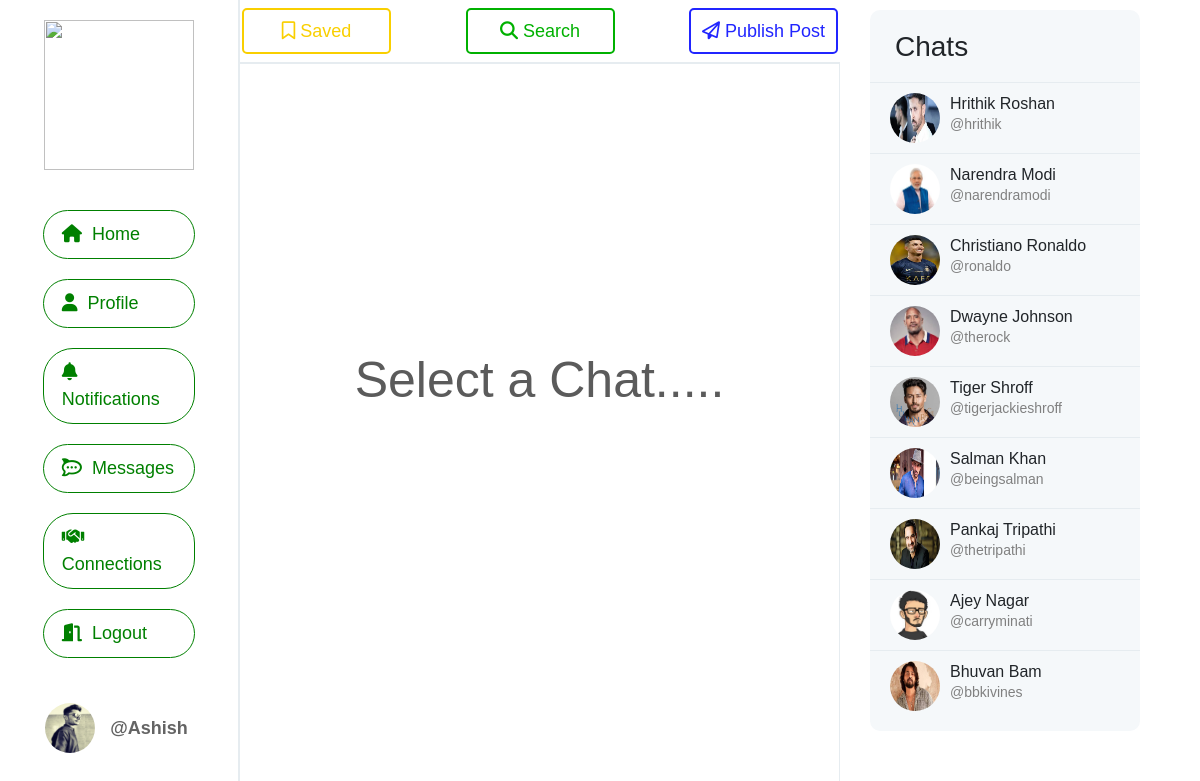
/messaging (signed in), run on the app's committed database.
### App/models.py (models this page shows, shortened)
class User(models.Model):
    firstname = models.CharField(max_length=100)
    lastname = models.CharField(max_length=100)
    username = models.CharField(max_length=100)
    date_joined = models.DateTimeField(default=timezone.now, null=True)
    bio = models.TextField(max_length=160, blank=True, null=True)
    useremail = models.EmailField()
    password = models.CharField(max_length=100)
    pimage = models.ImageField(upload_to='profiles/')
    backupimage = models.ImageField(upload_to='searches/', null=True)
    def __str__(self):
        return self.username

### App/views.py (the view)
# urls.py: path('messaging',views.messaging,name='messaging'),
def messaging(request):
    if request.method == 'GET':
        try:
            uid = request.session['logid']
        except:
            return redirect('login')
        try:
            Authenticated = User.objects.get(id=uid)
        except:
            Authenticated = None
        if Authenticated is not None:
            notification = Notification.objects.get(user=Authenticated)
            chatlist = ChatList.objects.filter(user=Authenticated).values_list('chatUsers', flat=True)
            suggestions = User.objects.filter(pk__in=chatlist).exclude(username=Authenticated.username)
            print(suggestions)
            context = {
                'user' : Authenticated,
                'notification' : notification,
                'suggestions' : suggestions,
            }
        return render(request,'chat.html',context)

### App/templates/chat.html (shortened to what this page needs)
<!DOCTYPE html>
<html lang="en">
{% load static %}
{% load followCheck %}
<head>
    <link rel="stylesheet" href="{% static 'css/style.css' %}">
    <link rel="stylesheet" href="https://cdnjs.cloudflare.com/ajax/libs/slick-carousel/1.8.1/slick.css"/>
    <link rel="stylesheet" href="https://cdnjs.cloudflare.com/ajax/libs/font-awesome/6.6.0/css/all.min.css"
 />
        <link href="https://cdn.jsdelivr.net/npm/bootstrap@5.0.2/dist/css/bootstrap.min.css" rel="stylesheet">
</head>
<body>
    <div class="grid-container">
        <header>
            <button class="save" onclick="window.location.href='saved';"><i class="fa-regular fa-bookmark" ></i> Saved</button>
            <button class="search" onclick="window.location.href='search';"><i class="fa-solid fa-magnifying-glass"></i> Search</button>
            <button type="button" class="publish" data-bs-toggle="modal" data-bs-target="#exampleModal">
            <i class="fa-regular fa-paper-plane" ></i> Publish Post</button>
        </header>
        <div class="side">
            <div class="logo">
                <img src="{% static 'images/connection2.png' %}" alt="">
            </div>
            <div class="navigation">
                <a href="index"><i class="fa-solid fa-house"></i>Home</a>
                <a href="profile/{{user.username}}"><i class="fa-solid fa-user"></i>Profile</a>
                <a href="notification"><i class="fa-solid fa-bell"></i>Notifications
                </a>
                <a href="messaging"><i class="fa-brands fa-rocketchat"></i>Messages</a>
                <a href="/connections"><i class="fa-solid fa-handshake"></i>Connections</a>
                <a href="logout"><i class="fa-solid fa-door-open"></i>Logout</a>
            </div>
            <div class="log-user" id="loggedUser" data-current_user={{user}}>
                <img src="media/{{user.pimage}}" alt="Profile Image">
                <a href="/profile/{{user.username}}">@{{ user.username}}</a>
            </div>
        </div>
        <div class="posts">
            <div class="select-chat" id="select-chat">
                <h2>Select a Chat.....</h2>
            </div>
        </div>
        <div class="suggest">
            <h3 style="padding:10px 25px;">Chats</h3>
            {% for suggest in suggestions %}
            <div class="users" onclick="updateReceiverId({{suggest.id}})">
                <div class="suggest-media">
                <img src="media/{{suggest.pimage}}" alt="{{ suggest.username }}" onclick="window.location.href='profile/{{suggest.username}}'">
                <h5 onclick="window.location.href='profile/{{suggest.username}}'">{{ suggest.firstname }} {{suggest.lastname}}<br/>
                    <span>@{{ suggest.username }}</span>
                </h5>
                </div>
            </div>
            {% endfor %}
        </div>
    </div>
</body>
</html>

### App/static/css/style.css (style rules this page uses)
* { margin: 0; padding: 0; box-sizing: border-box; font-family: 'Gill Sans', 'Gill Sans MT', Calibri, 'Trebuchet MS', sans-serif; }
body { background-color: white; }
.grid-container { position: relative; display: grid; grid-template-columns: 20vw 50vw 30vw; grid-template-rows:8vh 92vh; grid-template-areas: 'side head suggest' 'side posts suggest '; }
header { grid-area: head; display: flex; padding: 8px 2px; display: flex; justify-content: space-between; border-bottom: 2px solid #e6ecf0; }
.search, .save, .publish { width: 25%; border-radius: 5px; border:2px solid black; background-color: white; font-size: 18px; transition: all 0.2s; }
.search { color: rgb(0, 177, 0); border-color: rgb(0, 177, 0); }
.save { color: rgb(249, 207, 0); border-color: rgb(249, 207, 0); }
.publish { color:rgb(33, 37, 255); border-color: rgb(33, 37, 255); }
.side { grid-area: side; background-color: transparent; border-right: 2px solid #e6ecf0; }
.logo { text-align: center; margin: 20px 0; }
.side .logo img { height: 150px; width: 150px; }
.navigation { margin: 10px 0; padding: 10px; display: flex; flex-direction: column; align-items: center; }
.posts { grid-area: posts; display: flex; flex-direction: column; overflow-y: auto; border-right: 1px solid #e6ecf0; }
.suggest { grid-area: suggest; margin: 10px 60px 0 30px; padding: 10px 0px; background-color: #f5f8fa; border-radius: 10px; height: max-content; }
.suggest .users h5 { font-size: 16px; }
.suggest .users h5 span { color: grey; font-size: 14px; cursor: pointer; }

### data on the page
User: pimage (picture), username "Ashish"
User: pimage (picture), firstname "Hrithik", lastname "Roshan", username "hrithik"
User: pimage (picture), firstname "Narendra", lastname "Modi", username "narendramodi"
User: pimage (picture), firstname "Christiano", lastname "Ronaldo", username "ronaldo"
User: pimage (picture), firstname "Dwayne", lastname "Johnson", username "therock"
User: pimage (picture), firstname "Tiger", lastname "Shroff", username "tigerjackieshroff"
User: pimage (picture), firstname "Salman", lastname "Khan", username "beingsalman"
User: pimage (picture), firstname "Pankaj", lastname "Tripathi", username "thetripathi"
User: pimage (picture), firstname "Ajey", lastname "Nagar", username "carryminati"
User: pimage (picture), firstname "Bhuvan", lastname "Bam", username "bbkivines"
